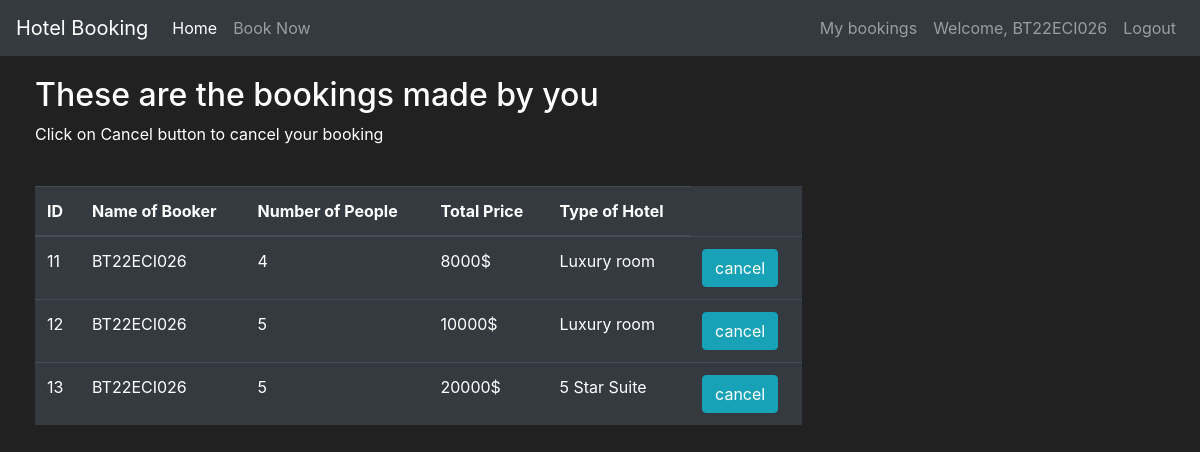
The page /bookings (signed in) on the database its author committed.
### hotel/models.py (models this page shows, shortened)
class User(db.Model, UserMixin):
    id = db.Column(db.Integer(), primary_key=True)
    username = db.Column(db.String(length=30), nullable=False, unique=True)
    email_address = db.Column(db.String(length=50), nullable=False, unique=True)
    password_hash = db.Column(db.String(length=60), nullable=False)
    bookings = db.relationship('booking', backref='user', lazy=True)
    @property
    def password(self):
        return self.password

class booking(db.Model):
    no = db.Column(db.Integer(), primary_key=True)
    owner_id = db.Column(db.String(), db.ForeignKey('user.username'))
    number_of_people = db.Column(db.Integer())
    total_cost = db.Column(db.Integer())
    type_of_hotel = db.Column(db.String(), db.ForeignKey('item.name'))
    owner = db.relationship('User', back_populates='bookings')
    hotel = db.relationship('Item', back_populates='bookings')

### hotel/routes.py (the view, shortened to what this page needs)
@app.route('/bookings', methods=['GET', 'POST'])
@login_required
def show_bookings_page():
    cancelling_form = cancelBookingForm()
    owned_items = booking.query.filter_by(owner_id=current_user.username)
    if request.method == "GET":
        return render_template('bookings.html', owned_items=owned_items, cancelling_form=cancelling_form)

### hotel/models.py (called while the page is built)
@login_manager.user_loader
def load_user(user_id):
    return User.query.get(int(user_id))

### hotel/templates/bookings.html (shortened to what this page needs)
{% extends 'base.html' %}
{% block content %}
<div class="row" style="margin-top:20px; margin-left:20px">
   <div class="col-8">
       <h2>These are the bookings made by you</h2>
       <p>Click on Cancel button to cancel your booking</p>
       <br>
      <table class="table table-hover table-dark">
         <thead>
            <tr>
               <th scope="col">ID</th>
               <th scope="col">Name of Booker</th>
               <th scope="col">Number of People</th>
               <th scope="col">Total Price</th>
               <th scope="col">Type of Hotel</th>
            </tr>
         </thead>
         <tbody>
            {% for item in owned_items %}
            <tr>
               <td>{{ item.no }}</td>
               <td>{{ item.owner_id }}</td>
               <td>{{ item.number_of_people }}</td>
               <td>{{ item.total_cost }}$</td>
               <td>{{ item.type_of_hotel }}</td>
               <td>
                  <button class="btn btn-outline btn-info" data-toggle="modal" data-target="#Modal-CancellingConfirm-{{ item.no }}">cancel</button>
               </td>
            </tr>
            {% endfor %}
         </tbody>
      </table>
   </div>
</div>
{% endblock %}

### hotel/templates/base.html (shortened to what this page needs)
<!doctype html>
<html lang="en">
<head>
    <link rel="stylesheet" href="https://cdn.jsdelivr.net/npm/bootstrap@4.5.3/dist/css/bootstrap.min.css"
>
</head>
<body>
    <nav class="navbar navbar-expand-md navbar-dark bg-dark">
        <a class="navbar-brand" href="#">Hotel Booking</a>
        <div class="collapse navbar-collapse" id="navbarNav">
            <ul class="navbar-nav mr-auto">
                <li class="nav-item active">
                    <a class="nav-link" href="{{ url_for('home_page') }}">Home </a>
                </li>
                <li class="nav-item">
                    <a class="nav-link" href="{{ url_for('market_page') }}">Book Now</a>
                </li>
            </ul>
            {% if current_user.is_authenticated %}
            <ul class="navbar-nav">
                <li class="nav-item">
                    <a class="nav-link" href="{{ url_for('show_bookings_page') }}">My bookings</a>
                </li>
                <li class="nav-item">
                    <a class="nav-link">Welcome, {{ current_user.username }}</a>
                </li>
                <li class="nav-item">
                    <a class="nav-link" href="{{ url_for('logout_page') }}">Logout</a>
                </li>
            </ul>
            {% endif %}
        </div>
    </nav>
    {% block content %}
    {% endblock %}
</body>
</html>

### hotel/templates/base.html (style rules this page uses)
body { background-color: #212121; color: white }

### rows shown on the page
User: username "BT22ECI026"
booking: no "11", owner_id "BT22ECI026", number_of_people "4", total_cost "8000", type_of_hotel "Luxury room"
booking: no "12", owner_id "BT22ECI026", number_of_people "5", total_cost "10000", type_of_hotel "Luxury room"
booking: no "13", owner_id "BT22ECI026", number_of_people "5", total_cost "20000", type_of_hotel "5 Star Suite"
